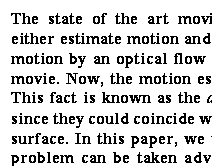
#> input picture year2014/Python/Graphic/3 - Word detection/example.bmp, 212 x 166 px
$ python words-floodfill.py
#> lines starting #> are read from the running program, lines starting #| are printed output that depends on the picture; after the words box and inside, x2 and y2 are one past the last pixel; in counts of white or black regions, pixels touching at a corner belong together
import numpy as np
import cv2

source = cv2.imread("example.bmp")
#> source is the input picture: shape (166, 212, 3); values 25 (black) and 229 (white), 82.9% white; black in thin lines or dots, all inside (x1, y1, x2, y2) = (11, 13, 212, 166)
img = source.copy()
cv2.imshow("example",source)

img = cv2.GaussianBlur(img, (3, 3), 0)
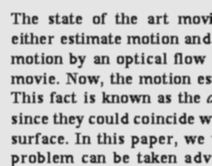
#> img: shape (166, 212, 3); min 25, max 229, mean 194.2
img = cv2.Laplacian(img, 0, img, 3, 1)
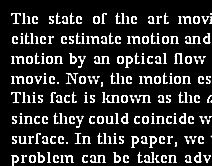
#> img: shape (166, 212, 3); min 0, max 255, mean 41

tmp = cv2.getStructuringElement(cv2.MORPH_RECT, (5, 5), (-1, -1))
img = cv2.dilate(img, tmp)
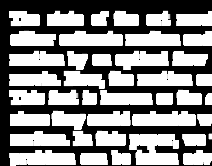
#> img: shape (166, 212, 3); min 0, max 255, mean 136.5
tmp = cv2.getStructuringElement(cv2.MORPH_RECT, (5, 5), (-1, -1))
img = cv2.erode(img, tmp)
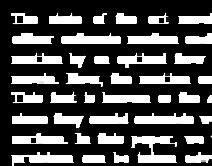
#> img: shape (166, 212, 3); min 0, max 255, mean 76.1

img = cv2.cvtColor(img, cv2.COLOR_BGR2GRAY)
#> img: shape (166, 212)

cv2.imshow("img",img)

(h, w) = img.shape
#> h = 166; w = 212
mask = np.zeros((h + 2, w + 2), np.uint8)

for i in range(0,w) :
    for j in range(0,h) :
        if img[j,i] == 255 :
#> (the run stopped early here; a loop or call above may not have finished)
